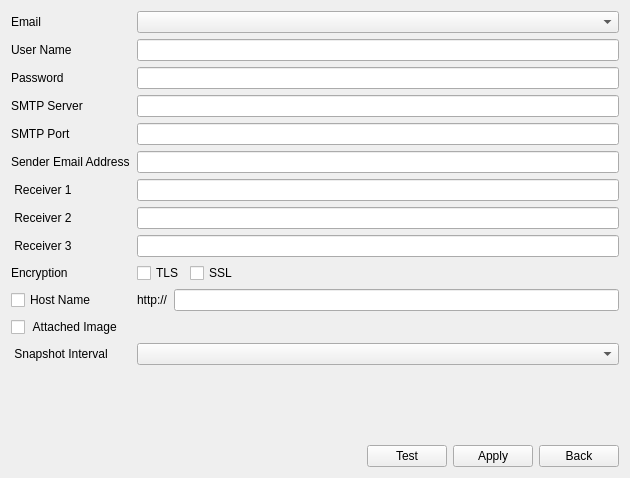
<?xml version="1.0" encoding="UTF-8"?>
<ui version="4.0">
 <class>NetworkPageEmail</class>
 <widget class="QWidget" name="NetworkPageEmail">
  <property name="geometry">
   <rect>
    <x>0</x>
    <y>0</y>
    <width>630</width>
    <height>478</height>
   </rect>
  </property>
  <property name="windowTitle">
   <string>Form</string>
  </property>
  <layout class="QVBoxLayout" name="verticalLayout">
   <item>
    <layout class="QGridLayout" name="gridLayout">
     <item row="5" column="0">
      <widget class="QLabel" name="label_senderAddress">
       <property name="text">
        <string>Sender Email Address</string>
       </property>
      </widget>
     </item>
     <item row="9" column="0">
      <widget class="QLabel" name="label_encryption">
       <property name="text">
        <string>Encryption</string>
       </property>
      </widget>
     </item>
     <item row="8" column="0">
      <widget class="QLabel" name="label_receiverName3">
       <property name="text">
        <string> Receiver 3</string>
       </property>
      </widget>
     </item>
     <item row="7" column="0">
      <widget class="QLabel" name="label_receiverName2">
       <property name="text">
        <string> Receiver 2</string>
       </property>
      </widget>
     </item>
     <item row="2" column="0">
      <widget class="QLabel" name="label_mailPassword">
       <property name="text">
        <string>Password</string>
       </property>
      </widget>
     </item>
     <item row="5" column="1">
      <widget class="MyLineEdit" name="lineEdit_senderAddr">
       <property name="maxLength">
        <number>64</number>
       </property>
      </widget>
     </item>
     <item row="1" column="1">
      <widget class="MyLineEdit" name="lineEdit_mailUserName">
       <property name="sizePolicy">
        <sizepolicy hsizetype="Expanding" vsizetype="Fixed">
         <horstretch>4</horstretch>
         <verstretch>0</verstretch>
        </sizepolicy>
       </property>
       <property name="maxLength">
        <number>64</number>
       </property>
      </widget>
     </item>
     <item row="6" column="1">
      <widget class="MyLineEdit" name="lineEdit_receiverName">
       <property name="maxLength">
        <number>64</number>
       </property>
      </widget>
     </item>
     <item row="9" column="1">
      <layout class="QHBoxLayout" name="horizontalLayout">
       <item>
        <widget class="QCheckBox" name="checkBox_enableTls">
         <property name="text">
          <string>TLS</string>
         </property>
        </widget>
       </item>
       <item>
        <widget class="QCheckBox" name="checkBox_enableSsl">
         <property name="text">
          <string>SSL</string>
         </property>
        </widget>
       </item>
       <item>
        <spacer name="horizontalSpacer">
         <property name="orientation">
          <enum>Qt::Horizontal</enum>
         </property>
         <property name="sizeHint" stdset="0">
          <size>
           <width>40</width>
           <height>20</height>
          </size>
         </property>
        </spacer>
       </item>
      </layout>
     </item>
     <item row="7" column="1">
      <widget class="MyLineEdit" name="lineEdit_receiverName2">
       <property name="maxLength">
        <number>64</number>
       </property>
      </widget>
     </item>
     <item row="10" column="0">
      <widget class="QCheckBox" name="checkBox_enableHostname">
       <property name="text">
        <string>Host Name</string>
       </property>
      </widget>
     </item>
     <item row="4" column="1">
      <widget class="MyLineEdit" name="lineEdit_smtpPort"/>
     </item>
     <item row="3" column="0">
      <widget class="QLabel" name="label_smtpServer">
       <property name="text">
        <string>SMTP Server</string>
       </property>
      </widget>
     </item>
     <item row="11" column="0" colspan="2">
      <widget class="QCheckBox" name="checkBox_mailEnableAttach">
       <property name="text">
        <string> Attached Image</string>
       </property>
      </widget>
     </item>
     <item row="6" column="0">
      <widget class="QLabel" name="label_receiverName">
       <property name="text">
        <string> Receiver 1</string>
       </property>
      </widget>
     </item>
     <item row="2" column="1">
      <widget class="MyLineEdit" name="lineEdit_mailPassword">
       <property name="maxLength">
        <number>64</number>
       </property>
       <property name="echoMode">
        <enum>QLineEdit::Password</enum>
       </property>
      </widget>
     </item>
     <item row="1" column="0">
      <widget class="QLabel" name="label_mailUserName">
       <property name="sizePolicy">
        <sizepolicy hsizetype="Preferred" vsizetype="Preferred">
         <horstretch>1</horstretch>
         <verstretch>0</verstretch>
        </sizepolicy>
       </property>
       <property name="text">
        <string>User Name</string>
       </property>
      </widget>
     </item>
     <item row="3" column="1">
      <widget class="MyLineEdit" name="lineEdit_smtpServer">
       <property name="maxLength">
        <number>64</number>
       </property>
      </widget>
     </item>
     <item row="4" column="0">
      <widget class="QLabel" name="label_smtpPort">
       <property name="text">
        <string>SMTP Port</string>
       </property>
      </widget>
     </item>
     <item row="8" column="1">
      <widget class="MyLineEdit" name="lineEdit_receiverName3">
       <property name="maxLength">
        <number>64</number>
       </property>
      </widget>
     </item>
     <item row="12" column="1">
      <widget class="ComboBox" name="comboBox_snapshotInterval"/>
     </item>
     <item row="12" column="0">
      <widget class="QLabel" name="label_snapshotInterval">
       <property name="text">
        <string> Snapshot Interval</string>
       </property>
      </widget>
     </item>
     <item row="0" column="0">
      <widget class="QLabel" name="label_mailEnable">
       <property name="text">
        <string>Email</string>
       </property>
      </widget>
     </item>
     <item row="0" column="1">
      <widget class="ComboBox" name="comboBox_mailEnable"/>
     </item>
     <item row="10" column="1">
      <layout class="QHBoxLayout" name="horizontalLayout_3">
       <item>
        <widget class="NormalLabel" name="label">
         <property name="text">
          <string>http://</string>
         </property>
        </widget>
       </item>
       <item>
        <widget class="MyLineEdit" name="lineEdit_mailHostname">
         <property name="maxLength">
          <number>64</number>
         </property>
        </widget>
       </item>
      </layout>
     </item>
    </layout>
   </item>
   <item>
    <spacer name="verticalSpacer">
     <property name="orientation">
      <enum>Qt::Vertical</enum>
     </property>
     <property name="sizeHint" stdset="0">
      <size>
       <width>20</width>
       <height>112</height>
      </size>
     </property>
    </spacer>
   </item>
   <item>
    <layout class="QHBoxLayout" name="horizontalLayout_2">
     <item>
      <spacer name="horizontalSpacer_2">
       <property name="orientation">
        <enum>Qt::Horizontal</enum>
       </property>
       <property name="sizeHint" stdset="0">
        <size>
         <width>40</width>
         <height>20</height>
        </size>
       </property>
      </spacer>
     </item>
     <item>
      <widget class="QPushButton" name="pushButton_test">
       <property name="text">
        <string>Test</string>
       </property>
      </widget>
     </item>
     <item>
      <widget class="QPushButton" name="pushButton_apply">
       <property name="text">
        <string>Apply</string>
       </property>
      </widget>
     </item>
     <item>
      <widget class="QPushButton" name="pushButton_back">
       <property name="text">
        <string>Back</string>
       </property>
      </widget>
     </item>
    </layout>
   </item>
  </layout>
 </widget>
 <customwidgets>
  <customwidget>
   <class>ComboBox</class>
   <extends>QComboBox</extends>
   <header>combobox.h</header>
  </customwidget>
  <customwidget>
   <class>MyLineEdit</class>
   <extends>QLineEdit</extends>
   <header>mylineedit.h</header>
  </customwidget>
  <customwidget>
   <class>NormalLabel</class>
   <extends>QLabel</extends>
   <header>normallabel.h</header>
  </customwidget>
 </customwidgets>
 <resources/>
 <connections/>
</ui>
